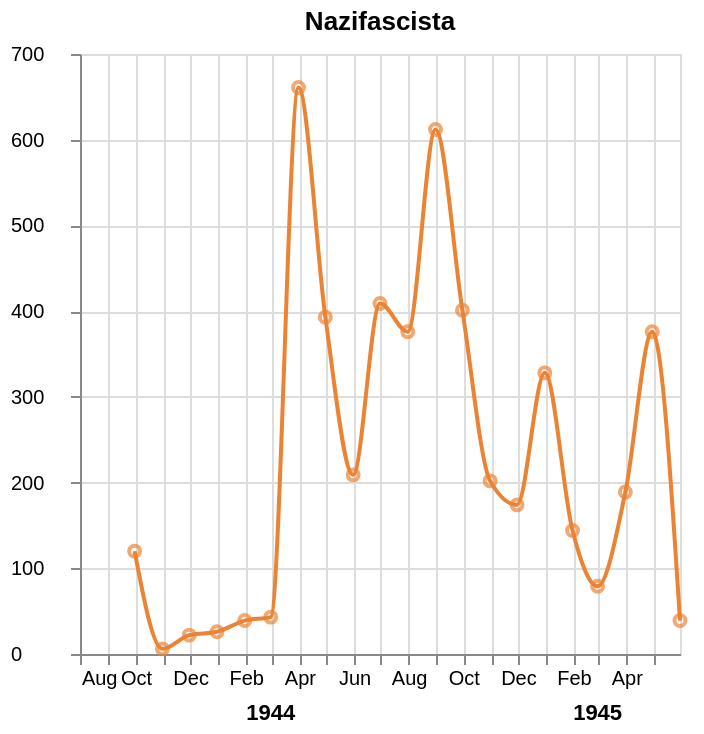

Here is the Vega-Lite specification saved for this chart:
### Vega-Lite specification from a JSON file in a GitHub repository (floating-point values rounded to 4 significant figures)
{"config": {"view": {"continuousWidth": 300, "continuousHeight": 300}, "axisY": {"labelAlign": "left", "labelPadding": 30}}, "layer": [{"mark": {"type": "line", "color": "#eb8334", "interpolate": "monotone"}, "encoding": {"x": {"axis": {"format": "%b", "labelFontWeight": "normal", "tickCount": "month"}, "field": "datainizio", "scale": {"domain": ["1943-07-31T00:00:00", "1945-05-31T00:00:00"]}, "title": null, "type": "temporal"}, "y": {"axis": {"labelBound": 300}, "field": "vittimetot", "title": null, "type": "quantitative"}}}, {"mark": {"type": "point", "color": "#eb8334", "tooltip": true}, "encoding": {"x": {"axis": {"format": "%b", "labelFontWeight": "normal", "tickCount": "month"}, "field": "datainizio", "scale": {"domain": ["1943-07-31T00:00:00", "1945-05-31T00:00:00"]}, "title": null, "type": "temporal"}, "y": {"field": "vittimetot", "title": null, "type": "quantitative"}}}, {"mark": {"type": "text", "align": "center", "fontWeight": "bold"}, "encoding": {"text": {"field": "datainizio", "timeUnit": "year", "type": "temporal"}, "x": {"field": "datainizio", "scale": {"domain": ["1943-07-31T00:00:00", "1945-05-31T00:00:00"]}, "title": null, "type": "temporal"}, "y": {"value": 330}}, "transform": [{"filter": "month(datum.datainizio) == 1"}]}], "data": {"name": "data-ea118bf819d38ba3781e386d632ca3c7"}, "height": 300, "title": "Nazifascista", "width": "container", "$schema": "https://vega.github.io/schema/vega-lite/v5.17.0.json", "datasets": {"data-ea118bf819d38ba3781e386d632ca3c7": [{"matrice_strage": "Nazifascista", "datainizio": "1943-09-30T00:00:00", "id_strage": 36917, "grande_strage": 0.0, "id_comune": 59842, "vittimetot": 120, "vittimeutot": 16.0, "vittimeubambini": 0.0, "vittimeuragazzi": 0.0, "vittimeuadulti": 16.0, "vittimeuanziani": 0.0, "vittimeusenzainfo": 0.0, "vittimedtot": 0.0, "vittimedbambine": 0.0, "vittimedragazze": 0.0, "vittimedadulte": 0.0, "vittimedanziane": 0.0, "vittimedsenzainfo": 0.0, "vittimeignote": 20.0, "id_regione": 154.0, "lng": 138.8}, {"matrice_strage": "Nazifascista", "datainizio": "1943-10-31T00:00:00", "id_strage": 12947, "grande_strage": 0.0, "id_comune": 25843, "vittimetot": 6, "vittimeutot": 6.0, "vittimeubambini": 0.0, "vittimeuragazzi": 0.0, "vittimeuadulti": 6.0, "vittimeuanziani": 0.0, "vittimeusenzainfo": 0.0, "vittimedtot": 0.0, "vittimedbambine": 0.0, "vittimedragazze": 0.0, "vittimedadulte": 0.0, "vittimedanziane": 0.0, "vittimedsenzainfo": 0.0, "vittimeignote": 0.0, "id_regione": 43.0, "lng": 59.74}, {"matrice_strage": "Nazifascista", "datainizio": "1943-11-30T00:00:00", "id_strage": 14108, "grande_strage": 0.0, "id_comune": 43309, "vittimetot": 22, "vittimeutot": 22.0, "vittimeubambini": 6.0, "vittimeuragazzi": 0.0, "vittimeuadulti": 16.0, "vittimeuanziani": 3.0, "vittimeusenzainfo": 1.0, "vittimedtot": 1.0, "vittimedbambine": 0.0, "vittimedragazze": 0.0, "vittimedadulte": 1.0, "vittimedanziane": 1.0, "vittimedsenzainfo": 0.0, "vittimeignote": 0.0, "id_regione": 79.0, "lng": 98.79}, {"matrice_strage": "Nazifascista", "datainizio": "1943-12-31T00:00:00", "id_strage": 16236, "grande_strage": 0.0, "id_comune": 35014, "vittimetot": 26, "vittimeutot": 26.0, "vittimeubambini": 0.0, "vittimeuragazzi": 1.0, "vittimeuadulti": 17.0, "vittimeuanziani": 3.0, "vittimeusenzainfo": 5.0, "vittimedtot": 0.0, "vittimedbambine": 0.0, "vittimedragazze": 0.0, "vittimedadulte": 0.0, "vittimedanziane": 0.0, "vittimedsenzainfo": 0.0, "vittimeignote": 0.0, "id_regione": 83.0, "lng": 95.88}, {"matrice_strage": "Nazifascista", "datainizio": "1944-01-31T00:00:00", "id_strage": 27838, "grande_strage": 0.0, "id_comune": 55997, "vittimetot": 39, "vittimeutot": 26.0, "vittimeubambini": 0.0, "vittimeuragazzi": 0.0, "vittimeuadulti": 22.0, "vittimeuanziani": 2.0, "vittimeusenzainfo": 2.0, "vittimedtot": 1.0, "vittimedbambine": 0.0, "vittimedragazze": 0.0, "vittimedadulte": 1.0, "vittimedanziane": 0.0, "vittimedsenzainfo": 0.0, "vittimeignote": 12.0, "id_regione": 66.0, "lng": 129.5}, {"matrice_strage": "Nazifascista", "datainizio": "1944-02-29T00:00:00", "id_strage": 27064, "grande_strage": 0.0, "id_comune": 36763, "vittimetot": 43, "vittimeutot": 43.0, "vittimeubambini": 1.0, "vittimeuragazzi": 0.0, "vittimeuadulti": 39.0, "vittimeuanziani": 3.0, "vittimeusenzainfo": 0.0, "vittimedtot": 0.0, "vittimedbambine": 0.0, "vittimedragazze": 0.0, "vittimedadulte": 0.0, "vittimedanziane": 0.0, "vittimedsenzainfo": 0.0, "vittimeignote": 0.0, "id_regione": 70.0, "lng": 123.4}, {"matrice_strage": "Nazifascista", "datainizio": "1944-03-31T00:00:00", "id_strage": 71697, "grande_strage": 105.0, "id_comune": 164172, "vittimetot": 661, "vittimeutot": 640.0, "vittimeubambini": 0.0, "vittimeuragazzi": 13.0, "vittimeuadulti": 548.0, "vittimeuanziani": 46.0, "vittimeusenzainfo": 40.0, "vittimedtot": 13.0, "vittimedbambine": 1.0, "vittimedragazze": 0.0, "vittimedadulte": 7.0, "vittimedanziane": 3.0, "vittimedsenzainfo": 2.0, "vittimeignote": 0.0, "id_regione": 373.0, "lng": 630.6}, {"matrice_strage": "Nazifascista", "datainizio": "1944-04-30T00:00:00", "id_strage": 114370, "grande_strage": 0.0, "id_comune": 164575, "vittimetot": 393, "vittimeutot": 368.0, "vittimeubambini": 5.0, "vittimeuragazzi": 6.0, "vittimeuadulti": 304.0, "vittimeuanziani": 15.0, "vittimeusenzainfo": 37.0, "vittimedtot": 23.0, "vittimedbambine": 4.0, "vittimedragazze": 0.0, "vittimedadulte": 15.0, "vittimedanziane": 3.0, "vittimedsenzainfo": 1.0, "vittimeignote": 0.0, "id_regione": 349.0, "lng": 577.4}, {"matrice_strage": "Nazifascista", "datainizio": "1944-05-31T00:00:00", "id_strage": 79821, "grande_strage": 0.0, "id_comune": 124013, "vittimetot": 209, "vittimeutot": 181.0, "vittimeubambini": 1.0, "vittimeuragazzi": 1.0, "vittimeuadulti": 168.0, "vittimeuanziani": 5.0, "vittimeusenzainfo": 12.0, "vittimedtot": 10.0, "vittimedbambine": 2.0, "vittimedragazze": 1.0, "vittimedadulte": 7.0, "vittimedanziane": 0.0, "vittimedsenzainfo": 0.0, "vittimeignote": 4.0, "id_regione": 273.0, "lng": 402.5}, {"matrice_strage": "Nazifascista", "datainizio": "1944-06-30T00:00:00", "id_strage": 183378, "grande_strage": 174.0, "id_comune": 245449, "vittimetot": 409, "vittimeutot": 396.0, "vittimeubambini": 1.0, "vittimeuragazzi": 13.0, "vittimeuadulti": 356.0, "vittimeuanziani": 14.0, "vittimeusenzainfo": 14.0, "vittimedtot": 10.0, "vittimedbambine": 1.0, "vittimedragazze": 0.0, "vittimedadulte": 9.0, "vittimedanziane": 0.0, "vittimedsenzainfo": 0.0, "vittimeignote": 2.0, "id_regione": 455.0, "lng": 670.5}, {"matrice_strage": "Nazifascista", "datainizio": "1944-07-31T00:00:00", "id_strage": 176194, "grande_strage": 168.0, "id_comune": 188314, "vittimetot": 376, "vittimeutot": 387.0, "vittimeubambini": 3.0, "vittimeuragazzi": 9.0, "vittimeuadulti": 263.0, "vittimeuanziani": 41.0, "vittimeusenzainfo": 31.0, "vittimedtot": 29.0, "vittimedbambine": 3.0, "vittimedragazze": 0.0, "vittimedadulte": 20.0, "vittimedanziane": 5.0, "vittimedsenzainfo": 1.0, "vittimeignote": 1.0, "id_regione": 315.0, "lng": 623.2}, {"matrice_strage": "Nazifascista", "datainizio": "1944-08-31T00:00:00", "id_strage": 313105, "grande_strage": 227.0, "id_comune": 271745, "vittimetot": 612, "vittimeutot": 478.0, "vittimeubambini": 7.0, "vittimeuragazzi": 12.0, "vittimeuadulti": 367.0, "vittimeuanziani": 63.0, "vittimeusenzainfo": 29.0, "vittimedtot": 123.0, "vittimedbambine": 11.0, "vittimedragazze": 7.0, "vittimedadulte": 71.0, "vittimedanziane": 32.0, "vittimedsenzainfo": 2.0, "vittimeignote": 1.0, "id_regione": 452.0, "lng": 988.3}, {"matrice_strage": "Nazifascista", "datainizio": "1944-09-30T00:00:00", "id_strage": 298949, "grande_strage": 418.0, "id_comune": 257547, "vittimetot": 401, "vittimeutot": 356.0, "vittimeubambini": 6.0, "vittimeuragazzi": 14.0, "vittimeuadulti": 298.0, "vittimeuanziani": 18.0, "vittimeusenzainfo": 19.0, "vittimedtot": 44.0, "vittimedbambine": 9.0, "vittimedragazze": 2.0, "vittimedadulte": 29.0, "vittimedanziane": 4.0, "vittimedsenzainfo": 0.0, "vittimeignote": 1.0, "id_regione": 412.0, "lng": 932.0}, {"matrice_strage": "Nazifascista", "datainizio": "1944-10-31T00:00:00", "id_strage": 164100, "grande_strage": 0.0, "id_comune": 140567, "vittimetot": 202, "vittimeutot": 184.0, "vittimeubambini": 0.0, "vittimeuragazzi": 4.0, "vittimeuadulti": 155.0, "vittimeuanziani": 21.0, "vittimeusenzainfo": 5.0, "vittimedtot": 17.0, "vittimedbambine": 0.0, "vittimedragazze": 1.0, "vittimedadulte": 13.0, "vittimedanziane": 2.0, "vittimedsenzainfo": 1.0, "vittimeignote": 0.0, "id_regione": 220.0, "lng": 439.3}, {"matrice_strage": "Nazifascista", "datainizio": "1944-11-30T00:00:00", "id_strage": 143349, "grande_strage": 0.0, "id_comune": 127487, "vittimetot": 174, "vittimeutot": 162.0, "vittimeubambini": 1.0, "vittimeuragazzi": 10.0, "vittimeuadulti": 126.0, "vittimeuanziani": 12.0, "vittimeusenzainfo": 13.0, "vittimedtot": 8.0, "vittimedbambine": 0.0, "vittimedragazze": 1.0, "vittimedadulte": 2.0, "vittimedanziane": 1.0, "vittimedsenzainfo": 0.0, "vittimeignote": 1.0, "id_regione": 219.0, "lng": 482.2}, {"matrice_strage": "Nazifascista", "datainizio": "1944-12-31T00:00:00", "id_strage": 129833, "grande_strage": 0.0, "id_comune": 132646, "vittimetot": 328, "vittimeutot": 314.0, "vittimeubambini": 0.0, "vittimeuragazzi": 3.0, "vittimeuadulti": 216.0, "vittimeuanziani": 19.0, "vittimeusenzainfo": 75.0, "vittimedtot": 14.0, "vittimedbambine": 2.0, "vittimedragazze": 0.0, "vittimedadulte": 10.0, "vittimedanziane": 1.0, "vittimedsenzainfo": 1.0, "vittimeignote": 0.0, "id_regione": 287.0, "lng": 530.0}, {"matrice_strage": "Nazifascista", "datainizio": "1945-01-31T00:00:00", "id_strage": 69458, "grande_strage": 0.0, "id_comune": 80220, "vittimetot": 144, "vittimeutot": 122.0, "vittimeubambini": 0.0, "vittimeuragazzi": 0.0, "vittimeuadulti": 106.0, "vittimeuanziani": 3.0, "vittimeusenzainfo": 10.0, "vittimedtot": 5.0, "vittimedbambine": 0.0, "vittimedragazze": 0.0, "vittimedadulte": 5.0, "vittimedanziane": 0.0, "vittimedsenzainfo": 0.0, "vittimeignote": 17.0, "id_regione": 166.0, "lng": 313.6}, {"matrice_strage": "Nazifascista", "datainizio": "1945-02-28T00:00:00", "id_strage": 60367, "grande_strage": 0.0, "id_comune": 72346, "vittimetot": 79, "vittimeutot": 78.0, "vittimeubambini": 0.0, "vittimeuragazzi": 0.0, "vittimeuadulti": 72.0, "vittimeuanziani": 2.0, "vittimeusenzainfo": 4.0, "vittimedtot": 1.0, "vittimedbambine": 0.0, "vittimedragazze": 0.0, "vittimedadulte": 1.0, "vittimedanziane": 0.0, "vittimedsenzainfo": 0.0, "vittimeignote": 0.0, "id_regione": 126.0, "lng": 255.0}, {"matrice_strage": "Nazifascista", "datainizio": "1945-03-31T00:00:00", "id_strage": 115554, "grande_strage": 142.0, "id_comune": 133799, "vittimetot": 189, "vittimeutot": 186.0, "vittimeubambini": 0.0, "vittimeuragazzi": 5.0, "vittimeuadulti": 168.0, "vittimeuanziani": 10.0, "vittimeusenzainfo": 3.0, "vittimedtot": 2.0, "vittimedbambine": 0.0, "vittimedragazze": 2.0, "vittimedadulte": 0.0, "vittimedanziane": 0.0, "vittimedsenzainfo": 0.0, "vittimeignote": 1.0, "id_regione": 230.0, "lng": 457.8}, {"matrice_strage": "Nazifascista", "datainizio": "1945-04-30T00:00:00", "id_strage": 126280, "grande_strage": 34.0, "id_comune": 100780, "vittimetot": 376, "vittimeutot": 355.0, "vittimeubambini": 4.0, "vittimeuragazzi": 13.0, "vittimeuadulti": 220.0, "vittimeuanziani": 23.0, "vittimeusenzainfo": 96.0, "vittimedtot": 19.0, "vittimedbambine": 0.0, "vittimedragazze": 1.0, "vittimedadulte": 12.0, "vittimedanziane": 3.0, "vittimedsenzainfo": 3.0, "vittimeignote": 1.0, "id_regione": 158.0, "lng": 445.6}, {"matrice_strage": "Nazifascista", "datainizio": "1945-05-31T00:00:00", "id_strage": 12584, "grande_strage": 0.0, "id_comune": 6570, "vittimetot": 39, "vittimeutot": 35.0, "vittimeubambini": 0.0, "vittimeuragazzi": 0.0, "vittimeuadulti": 26.0, "vittimeuanziani": 9.0, "vittimeusenzainfo": 0.0, "vittimedtot": 4.0, "vittimedbambine": 0.0, "vittimedragazze": 0.0, "vittimedadulte": 0.0, "vittimedanziane": 4.0, "vittimedsenzainfo": 0.0, "vittimeignote": 0.0, "id_regione": 11.0, "lng": 34.84}]}}
